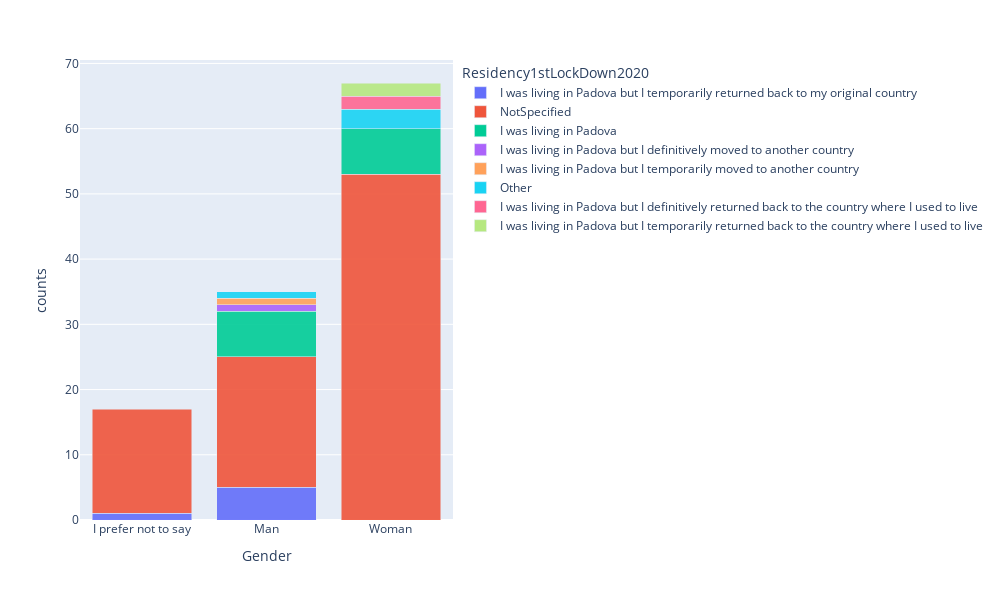

Notebook source saved alongside this figure:
### Code cell
MakePlots(intstudents, 'Gender','Residency1stLockDown2020','stack',0.9,'',
          print('Where did you live during the first lockdown: \nMarch-June 2020 (second semester, academic year 2019-2020)'))

### Figure 1 — Plotly figure (JSON) as saved in the notebook; plotly's stock layout.template omitted (floating-point values rounded to 4 significant figures)
{"data": [{"alignmentgroup": "True", "hovertemplate": "Residency1stLockDown2020=I was living in Padova but I temporarily returned back to my original country<br>Gender=%{x}<br>counts=%{y}<extra></extra>", "legendgroup": "I was living in Padova but I temporarily returned back to my original country", "marker": {"color": "#636efa", "opacity": 0.9}, "name": "I was living in Padova but I temporarily returned back to my original country", "offsetgroup": "I was living in Padova but I temporarily returned back to my original country", "orientation": "v", "showlegend": true, "textposition": "auto", "type": "bar", "x": ["I prefer not to say", "Man"], "xaxis": "x", "y": [1, 5], "yaxis": "y"}, {"alignmentgroup": "True", "hovertemplate": "Residency1stLockDown2020=NotSpecified<br>Gender=%{x}<br>counts=%{y}<extra></extra>", "legendgroup": "NotSpecified", "marker": {"color": "#EF553B", "opacity": 0.9}, "name": "NotSpecified", "offsetgroup": "NotSpecified", "orientation": "v", "showlegend": true, "textposition": "auto", "type": "bar", "x": ["I prefer not to say", "Man", "Woman"], "xaxis": "x", "y": [16, 20, 53], "yaxis": "y"}, {"alignmentgroup": "True", "hovertemplate": "Residency1stLockDown2020=I was living in Padova<br>Gender=%{x}<br>counts=%{y}<extra></extra>", "legendgroup": "I was living in Padova", "marker": {"color": "#00cc96", "opacity": 0.9}, "name": "I was living in Padova", "offsetgroup": "I was living in Padova", "orientation": "v", "showlegend": true, "textposition": "auto", "type": "bar", "x": ["Man", "Woman"], "xaxis": "x", "y": [7, 7], "yaxis": "y"}, {"alignmentgroup": "True", "hovertemplate": "Residency1stLockDown2020=I was living in Padova but I definitively moved to another country<br>Gender=%{x}<br>counts=%{y}<extra></extra>", "legendgroup": "I was living in Padova but I definitively moved to another country", "marker": {"color": "#ab63fa", "opacity": 0.9}, "name": "I was living in Padova but I definitively moved to another country", "offsetgroup": "I was living in Padova but I definitively moved to another country", "orientation": "v", "showlegend": true, "textposition": "auto", "type": "bar", "x": ["Man"], "xaxis": "x", "y": [1], "yaxis": "y"}, {"alignmentgroup": "True", "hovertemplate": "Residency1stLockDown2020=I was living in Padova but I temporarily moved to another country<br>Gender=%{x}<br>counts=%{y}<extra></extra>", "legendgroup": "I was living in Padova but I temporarily moved to another country", "marker": {"color": "#FFA15A", "opacity": 0.9}, "name": "I was living in Padova but I temporarily moved to another country", "offsetgroup": "I was living in Padova but I temporarily moved to another country", "orientation": "v", "showlegend": true, "textposition": "auto", "type": "bar", "x": ["Man"], "xaxis": "x", "y": [1], "yaxis": "y"}, {"alignmentgroup": "True", "hovertemplate": "Residency1stLockDown2020=Other<br>Gender=%{x}<br>counts=%{y}<extra></extra>", "legendgroup": "Other", "marker": {"color": "#19d3f3", "opacity": 0.9}, "name": "Other", "offsetgroup": "Other", "orientation": "v", "showlegend": true, "textposition": "auto", "type": "bar", "x": ["Man", "Woman"], "xaxis": "x", "y": [1, 3], "yaxis": "y"}, {"alignmentgroup": "True", "hovertemplate": "Residency1stLockDown2020=I was living in Padova but I definitively returned back to the country where I used to live<br>Gender=%{x}<br>counts=%{y}<extra></extra>", "legendgroup": "I was living in Padova but I definitively returned back to the country where I used to live", "marker": {"color": "#FF6692", "opacity": 0.9}, "name": "I was living in Padova but I definitively returned back to the country where I used to live", "offsetgroup": "I was living in Padova but I definitively returned back to the country where I used to live", "orientation": "v", "showlegend": true, "textposition": "auto", "type": "bar", "x": ["Woman"], "xaxis": "x", "y": [2], "yaxis": "y"}, {"alignmentgroup": "True", "hovertemplate": "Residency1stLockDown2020=I was living in Padova but I temporarily returned back to the country where I used to live<br>Gender=%{x}<br>counts=%{y}<extra></extra>", "legendgroup": "I was living in Padova but I temporarily returned back to the country where I used to live", "marker": {"color": "#B6E880", "opacity": 0.9}, "name": "I was living in Padova but I temporarily returned back to the country where I used to live", "offsetgroup": "I was living in Padova but I temporarily returned back to the country where I used to live", "orientation": "v", "showlegend": true, "textposition": "auto", "type": "bar", "x": ["Woman"], "xaxis": "x", "y": [2], "yaxis": "y"}], "layout": {"barmode": "stack", "height": 600, "legend": {"title": {"text": "Residency1stLockDown2020"}, "tracegroupgap": 0}, "margin": {"t": 60}, "title": {}, "width": 1000, "xaxis": {"anchor": "y", "categoryorder": "category ascending", "domain": [0, 1], "title": {"text": "Gender"}}, "yaxis": {"anchor": "x", "domain": [0, 1], "title": {"text": "counts"}}}}
